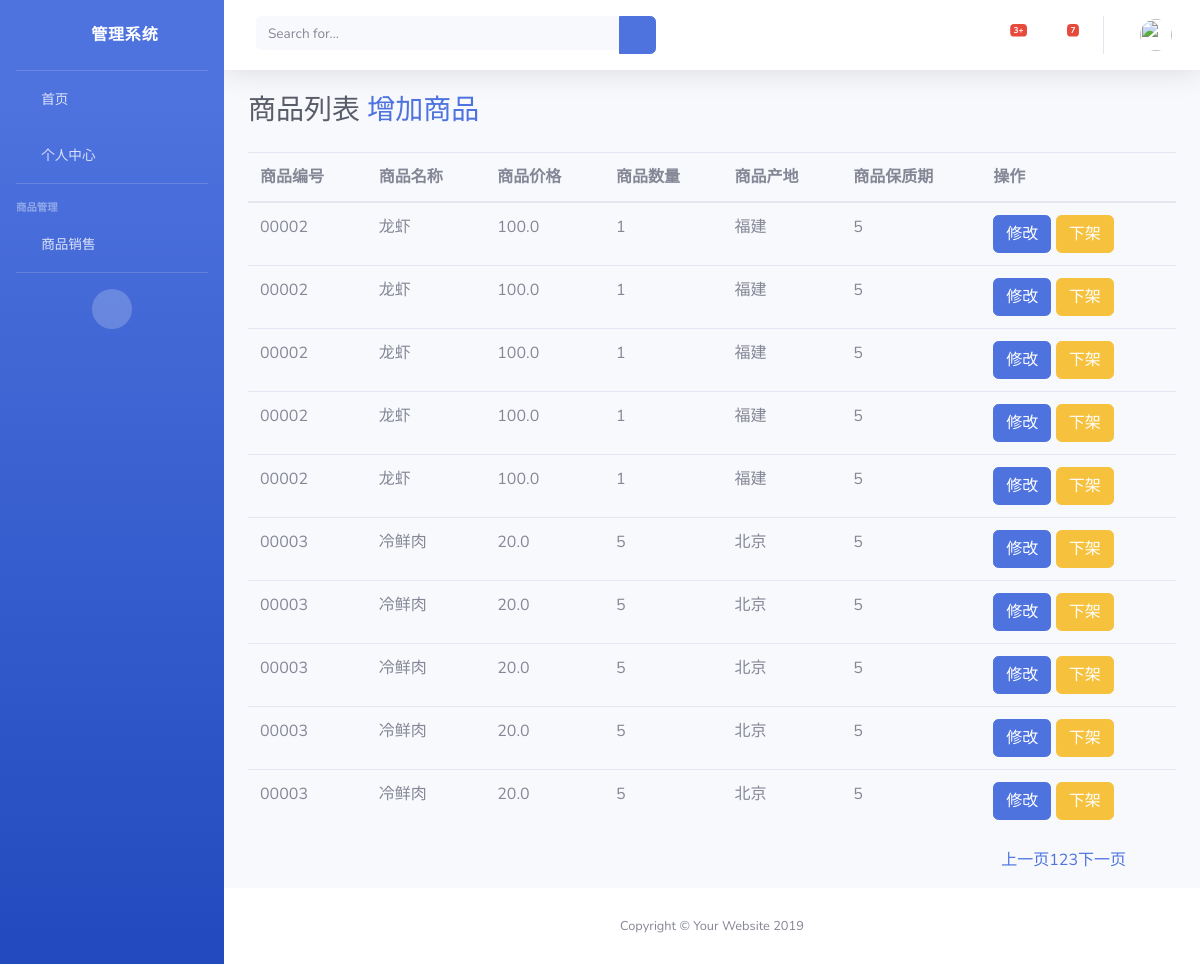
The app's page /Saller/goods_list/1/2 with its own data.
### Saller/models.py (models this page shows)
class Goods(models.Model):
    goods_number=models.CharField(max_length=11)
    goods_name=models.CharField(max_length=32)
    goods_price=models.FloatField()
    goods_count=models.IntegerField()
    goods_location=models.CharField(max_length=254)
    goods_safe_date=models.IntegerField()
    goods_status = models.IntegerField(default=1)  # 0代表下架  1代表在售
    goods_pro_time=models.DateField(auto_now=True,verbose_name='生产日期')
    picture = models.ImageField(upload_to="images")
    goods_description=models.TextField(default='味美价廉')
    goods_type=models.ForeignKey(to=GoodsType,on_delete=models.CASCADE,default=1)
    goods_store=models.ForeignKey(to=LoginUser,on_delete=models.CASCADE,default=1)

### Saller/views.py (the view)
# urls.py: path('goods_list/',goods_list),
def goods_list(request,status,page=1):
    page=int(page)
    if status=="0":
        goods_obj=Goods.objects.filter(goods_status=0).order_by('goods_number') #返回一个商品对象
    else:
        goods_obj=Goods.objects.filter(goods_status=1).order_by('goods_number')
    paginator=Paginator(goods_obj,10) #每页显示十条数据
    page_obj=paginator.page(page)
    nowpage=page_obj.number
    start=nowpage-2
    end=nowpage+2
    page_range=paginator.page_range[start:end]
    return render(request,'seller/goods_list.html',locals())

### Saller/templates/seller/goods_list.html (shortened to what this page needs)
{% extends 'seller/base.html' %}
{% block label %}
    商品列表 <a href="/Saller/goods_add">增加商品</a>
{% endblock %}
{% block content %}
    <table class="table">
        <thead>
            <tr>
                <th>商品编号</th>
                <th>商品名称</th>
                <th>商品价格</th>
                <th>商品数量</th>
                <th>商品产地</th>
                <th>商品保质期</th>
                <th>操作</th>
            </tr>
        </thead>
        <tbody>
            {%for one in page_obj  %}
            <tr>
                <td>{{one.goods_number }}</td>
                <td>{{one.goods_name  }}</td>
                <td>{{one.goods_price }}</td>
                <td>{{one.goods_count  }}</td>
                <td>{{one.goods_location  }}</td>
                <td>{{one.goods_safe_date }}</td>
                <th>
                    <button class="btn btn-primary">修改</button>
                    {% if one.goods_status == 1 %}
                        <input href="/goods_status/down/{{ one.id }}" type="button" class="btn btn-warning" value="下架">
                    {% else %}
                        <input href="/goods_status/up/{{ one.id }}" type="button" class="btn btn-warning" value="上架">
                    {% endif %}
                </th>
            </tr>
            {% endfor %}
        </tbody>
    </table>
    <ul style="float:right;margin-right: 50px" class="pagination">
        {% if page_obj.has_previous %}
            <li class="paginate_button page-item previous">
                <a href="/goods_list/{{ page_obj.previous_page_number  }}"  >上一页</a>
            </li>
        {% endif %}
            {% for page in paginator.page_range %}
                <li class="paginate_button page-item previous">
                    {% if status == "1" %}
                        <a href="/goods_list/1/{{ page }}/" >{{ page }}</a>
                    {% else %}
                        <a href="/goods_list/0/{{ page }}/" >{{ page }}</a>
                    {% endif  %}
                </li>
            {% endfor %}
        {% if page_obj.has_next %}
            <li class="paginate_button page-item previous">
                <a href="/goods_list/s{{ page_obj.next_page_number  }}" >下一页</a>
            </li>
        {% endif %}
    </ul>
{% endblock %}

### records on screen
Goods: goods_number "00002", goods_name "龙虾", goods_price "100.0", goods_count "1", goods_location "福建", goods_safe_date "5"
Goods: goods_number "00002", goods_name "龙虾", goods_price "100.0", goods_count "1", goods_location "福建", goods_safe_date "5"
Goods: goods_number "00002", goods_name "龙虾", goods_price "100.0", goods_count "1", goods_location "福建", goods_safe_date "5"
Goods: goods_number "00002", goods_name "龙虾", goods_price "100.0", goods_count "1", goods_location "福建", goods_safe_date "5"
Goods: goods_number "00002", goods_name "龙虾", goods_price "100.0", goods_count "1", goods_location "福建", goods_safe_date "5"
Goods: goods_number "00003", goods_name "冷鲜肉", goods_price "20.0", goods_count "5", goods_location "北京", goods_safe_date "5"
Goods: goods_number "00003", goods_name "冷鲜肉", goods_price "20.0", goods_count "5", goods_location "北京", goods_safe_date "5"
Goods: goods_number "00003", goods_name "冷鲜肉", goods_price "20.0", goods_count "5", goods_location "北京", goods_safe_date "5"
Goods: goods_number "00003", goods_name "冷鲜肉", goods_price "20.0", goods_count "5", goods_location "北京", goods_safe_date "5"
Goods: goods_number "00003", goods_name "冷鲜肉", goods_price "20.0", goods_count "5", goods_location "北京", goods_safe_date "5"

### other values on screen
{{ page }} "1" "2" "3"
